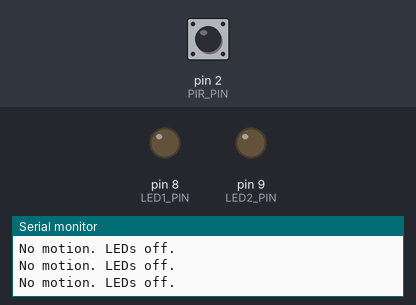
This sketch was run on a simulated Arduino Uno, built with avr-gcc and run on an emulated ATmega328P. Parts: output pins drawn as LEDs (lit = HIGH), the last lines printed to the serial monitor. Dashed ring = blinking. Inputs (shaded band) come from the test bench; at power-on: pin 2 (PIR_PIN) LOW.

Above: at 1.2 s.
1.3 s: pin 2 (PIR_PIN) driven HIGH
At 1.7 s:
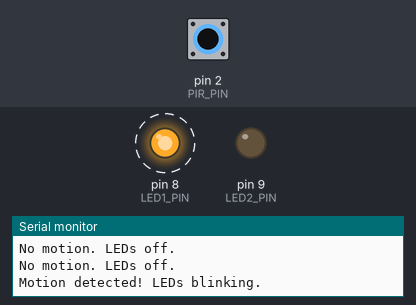
4.3 s: pin 2 (PIR_PIN) driven LOW
At 4.7 s:
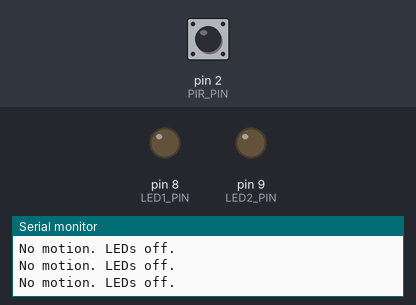
7.3 s: pin 2 (PIR_PIN) pulsed HIGH 2 times (0.12 s each, 0.3 s apart)
At 8.2 s:
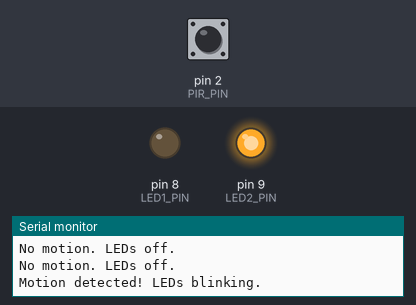
10.9 s: pin 2 (PIR_PIN) pulsed HIGH 5 times (0.12 s each, 0.3 s apart)
At 11.8 s:
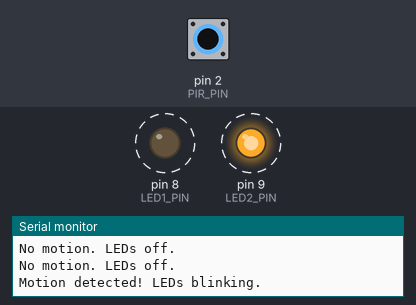
Timing chart, 0 to 14.6 s (numbered marks = the images above; inputs shaded):
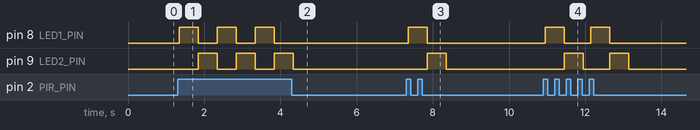

The sketch:

task6.ino
```cpp
int PIR_PIN = 2;
int LED1_PIN = 8;
int LED2_PIN = 9;

void setup() {
  pinMode(PIR_PIN, INPUT);
  pinMode(LED1_PIN, OUTPUT);
  pinMode(LED2_PIN, OUTPUT);
  Serial.begin(9600);
}

void loop() {
  int pirValue = digitalRead(PIR_PIN);

  if (pirValue == HIGH) {
    Serial.println("Motion detected! LEDs blinking.");
    digitalWrite(LED1_PIN, HIGH);
    digitalWrite(LED2_PIN, LOW);
    delay(500);
    digitalWrite(LED1_PIN, LOW);
    digitalWrite(LED2_PIN, HIGH);
    delay(500);
  } else {
    Serial.println("No motion. LEDs off.");
    digitalWrite(LED1_PIN, LOW);
    digitalWrite(LED2_PIN, LOW);
  }
}
```

Measured:
- after the input at 1.3 s, pin 8 (LED1_PIN): alternates HIGH for 0.50 s and LOW for 0.50 s, starting at once; pin 9 (LED2_PIN): alternates HIGH for 0.50 s and LOW for 0.50 s, starting after 0.54 s
- after the input at 4.3 s, pin 8 (LED1_PIN): stops changing and stays LOW; pin 9 (LED2_PIN): goes on until 4.3 s, then stays LOW
- after the input at 7.3 s, pin 8 (LED1_PIN): LOW → HIGH after 0.05 s, → LOW 0.50 s later; pin 9 (LED2_PIN): LOW → HIGH after 0.55 s, → LOW 0.50 s later
- after the input at 10.9 s, pin 8 (LED1_PIN): alternates HIGH for 0.50 s and LOW for 0.70 s, 4 changes in all, then stays LOW, starting after 0.05 s; pin 9 (LED2_PIN): alternates HIGH for 0.50 s and LOW for 0.70 s, 4 changes in all, then stays LOW, starting after 0.55 s
